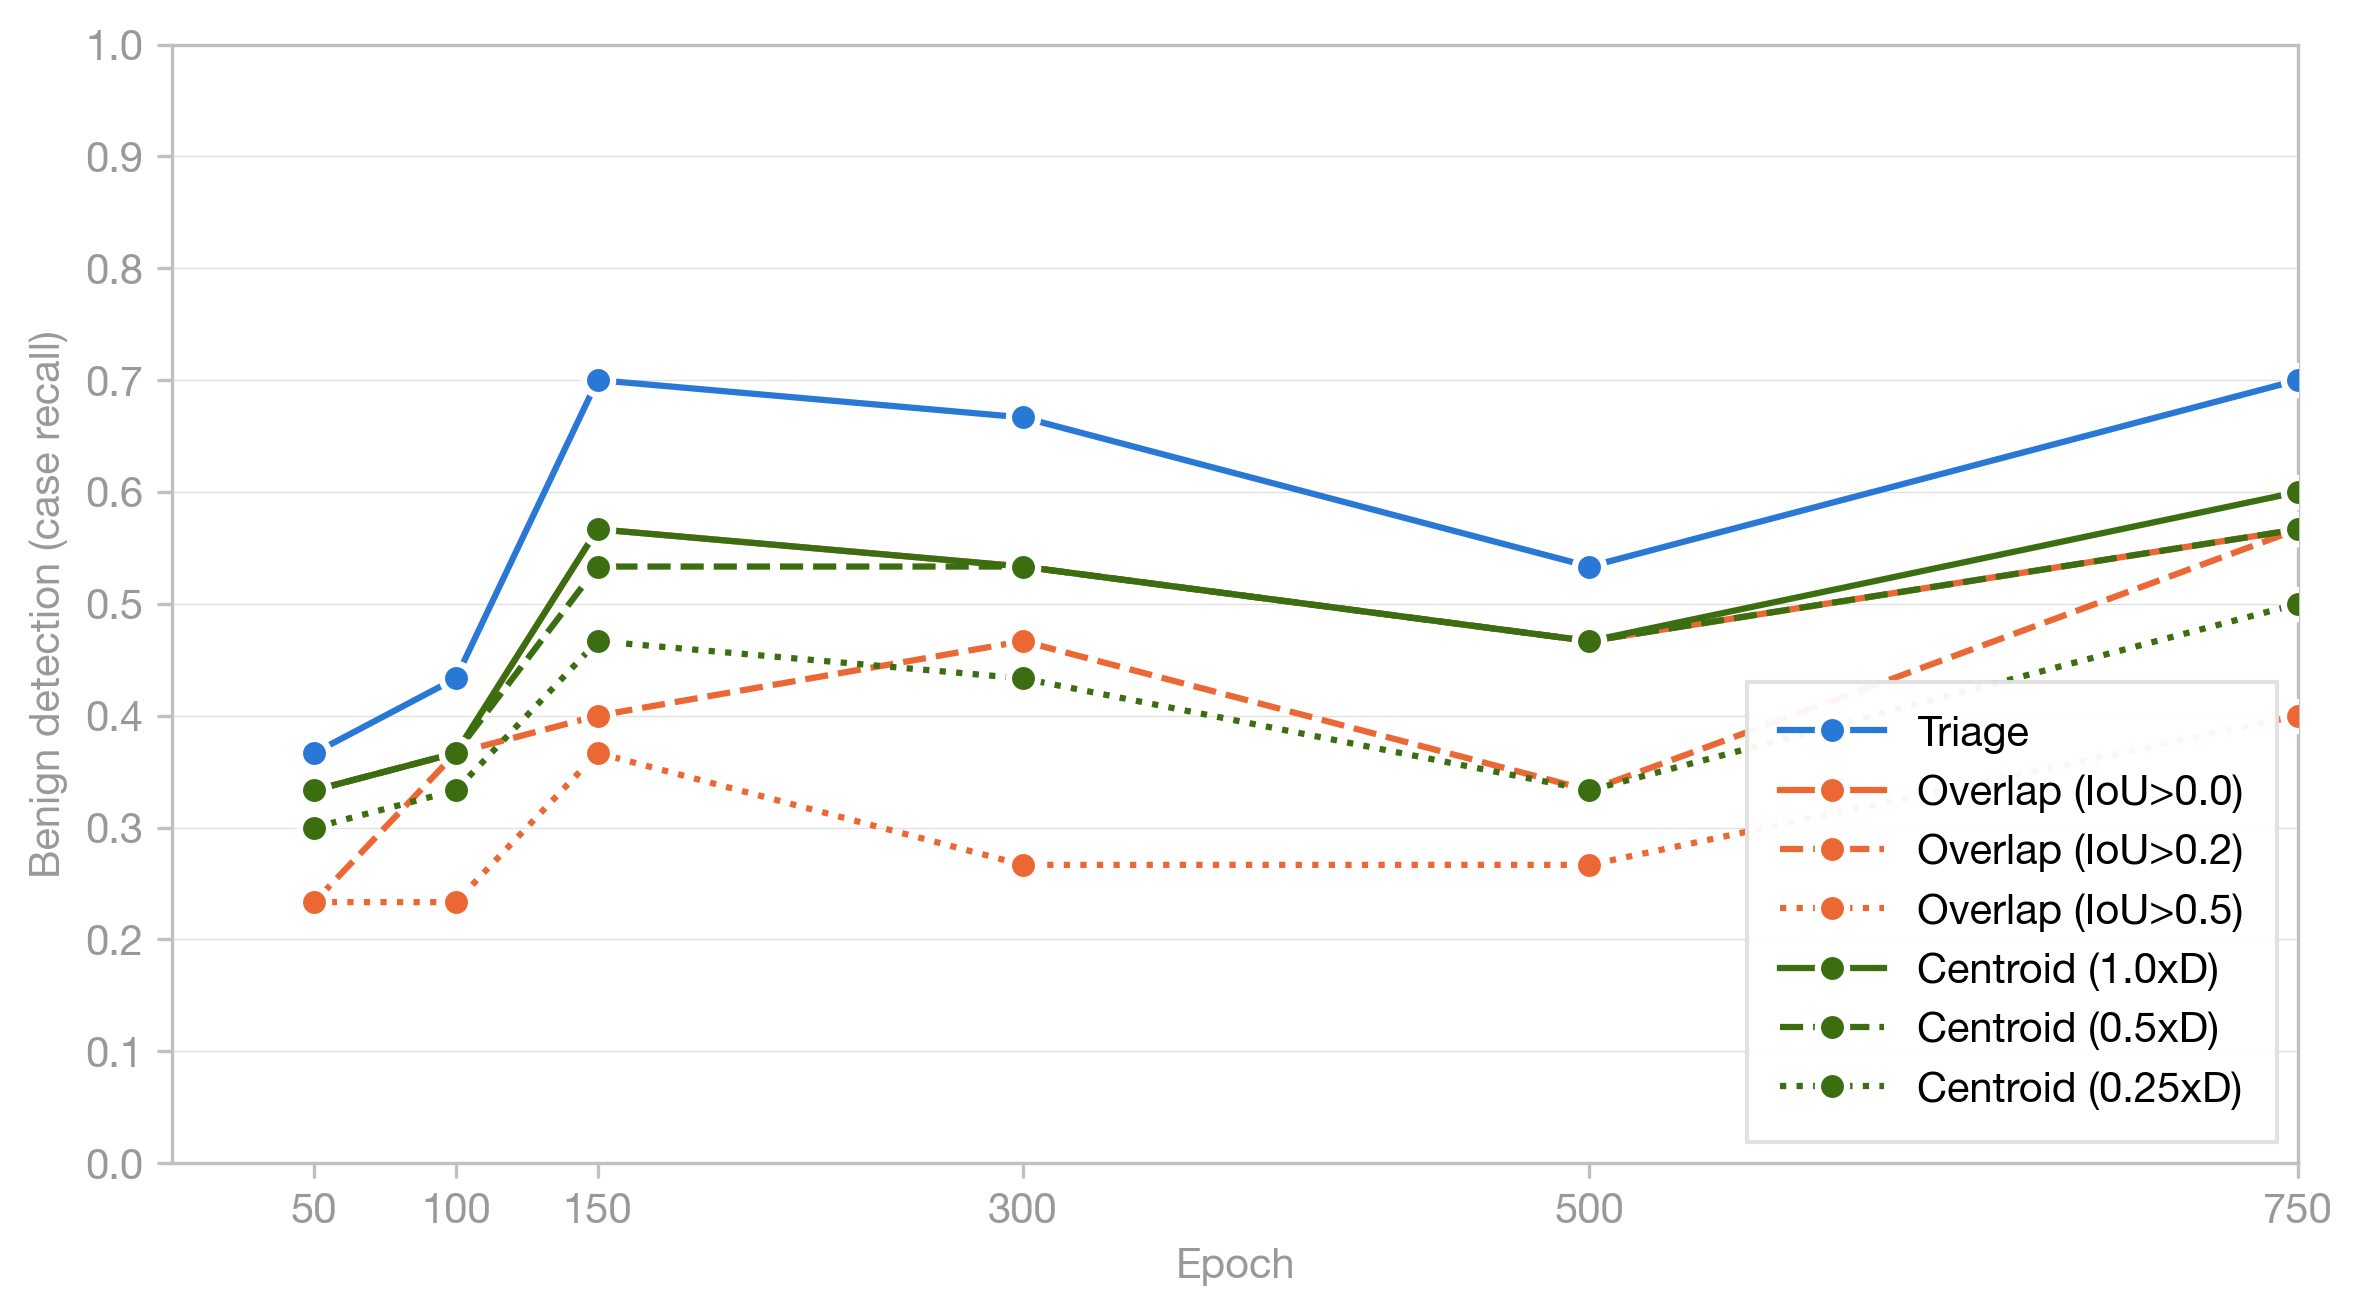

Recreate this plot in Python.
"""Benign-mass detection vs. epoch, seven criteria on one chart.

Plots benign case-level recall across two detection families plus triage,
so the permissiveness ladder can be read off against epoch in one view:

  - triage:          any retained predicted mass anywhere (no overlap required)
  - overlap (IoU):   IoU > 0, IoU > 0.2, IoU > 0.5 (per-component)
  - centroid (deq):  1.0x, 0.5x, 0.25x the GT equivalent diameter

The values are read from the per-criterion JSON artifacts already produced by
the individual analysis scripts (recomputation would duplicate their logic).
Benign detection is the case-level recall (fraction of benign cases detected).

Single-seed run (seed 42, 625 images, joint-selected checkpoints); no error bars.

Run from project root:
    python analysis/reports/detection_by_epoch/benign_detection_by_epoch.py
"""

import json
import os

import numpy as np
import matplotlib
matplotlib.use('Agg')
import matplotlib.pyplot as plt
import matplotlib.ticker as ticker
from pathlib import Path

SCRIPT_DIR = Path(__file__).resolve().parent
PROJECT_ROOT = SCRIPT_DIR.parent.parent.parent
OUT_DIR = SCRIPT_DIR

# Root holding the individual per-criterion analysis outputs.
ANALYSIS_ROOT = PROJECT_ROOT / "analysis/epoch_convergence"

# Criterion -> (source JSON path, legend label, color, line style). Ordered
# triage first, then the IoU family (lenient -> strict) and the centroid family
# (lenient -> strict). Each family shares one color, varying only the line style.
CRITERIA = [
    ("triage",   "epoch_convergence_by_triage_detection/epoch_convergence_by_triage_detection.json",
     "Triage",                "#2a78d6", "-"),
    ("iou_0",    "epoch_convergence_by_overlap_detection/epoch_convergence_by_overlap_detection_iou_00.json",
     "Overlap (IoU>0.0)",     "#eb6834", "-"),
    ("iou_02",   "epoch_convergence_by_overlap_detection/epoch_convergence_by_overlap_detection_iou_02.json",
     "Overlap (IoU>0.2)",     "#eb6834", "--"),
    ("iou_05",   "epoch_convergence_by_overlap_detection/epoch_convergence_by_overlap_detection_iou_05.json",
     "Overlap (IoU>0.5)",     "#eb6834", ":"),
    ("deq_100",  "epoch_convergence_by_centroid_detection/epoch_convergence_by_centroid_detection_deq_100.json",
     "Centroid (1.0xD)",      "#3b6d11", "-"),
    ("deq_050",  "epoch_convergence_by_centroid_detection/epoch_convergence_by_centroid_detection_deq_050.json",
     "Centroid (0.5xD)",      "#3b6d11", "--"),
    ("deq_025",  "epoch_convergence_by_centroid_detection/epoch_convergence_by_centroid_detection_deq_025.json",
     "Centroid (0.25xD)",     "#3b6d11", ":"),
]

plt.rcParams.update({
    'font.family': 'sans-serif',
    'font.sans-serif': ['Helvetica Neue', 'Helvetica', 'Arial', 'sans-serif'],
    'font.size': 10,
    'font.weight': '400',
    'axes.labelsize': 10,
    'axes.labelcolor': '#999999',
    'xtick.labelsize': 10,
    'ytick.labelsize': 10,
    'xtick.color': '#999999',
    'ytick.color': '#999999',
    'legend.fontsize': 10,
    'legend.framealpha': 0.95,
    'legend.edgecolor': '#e0e0e0',
    'grid.linewidth': 0.3,
    'grid.alpha': 0.4,
    'figure.facecolor': 'white',
    'axes.facecolor': 'white',
    'axes.spines.top': True,
    'axes.spines.right': True,
})


def load_recall(rel_path):
    """Return (epochs, benign case_recall) from a criterion JSON."""
    path = ANALYSIS_ROOT / rel_path
    with open(path) as f:
        data = json.load(f)
    return data["epochs"], data["benign"]["Detection"]


def main():
    os.makedirs(OUT_DIR, exist_ok=True)

    epochs = None
    series = []  # (label, recall_list, color, linestyle)
    for key, rel_path, label, color, linestyle in CRITERIA:
        p = ANALYSIS_ROOT / rel_path
        if not p.exists():
            print(f"WARNING: {p} not found, skipping {key}")
            continue
        ep, recall = load_recall(rel_path)
        if epochs is None:
            epochs = ep
        elif ep != epochs:
            print(f"WARNING: epoch mismatch for {key}, expected {epochs}, got {ep}")
        series.append((label, recall, color, linestyle))

    if epochs is None:
        print("No criterion JSONs found, exiting")
        return

    # --- Terminal table ---
    header = f"{'Epoch':>5} | " + " | ".join(f"{l:>18}" for l, *_ in series)
    print(header)
    print("-" * len(header))
    for i, ep in enumerate(epochs):
        print(f"{ep:>5} | " + " | ".join(f"{s[i]:>18.4f}" for _, s, *_ in series))

    # --- Markdown ---
    md_lines = [
        "# Benign detection vs. epoch",
        "",
        "Single preliminary milestones run: seed 42, 625 images, joint-selected "
        "checkpoints. No error bars (single seed).",
        "",
        "Values are benign case-level recall (fraction of benign cases "
        "detected) under seven criteria: triage, three overlap IoU tiers, and "
        "three centroid tolerance tiers.",
        "",
        "| Epoch |" + "".join(f" {l} |" for l, *_ in series),
    ]
    md_lines.append("|------:|" + "".join("--------------:|" for _ in series))
    for i, ep in enumerate(epochs):
        md_lines.append(f"| {ep} |" +
                        "".join(f" {s[i]:.4f} |" for _, s, *_ in series))
    md_lines.append("")
    md_path = OUT_DIR / "benign_detection_by_epoch.md"
    with open(md_path, "w") as f:
        f.write("\n".join(md_lines))
    print(f"Wrote {md_path}")

    # --- Plot ---
    fig, ax = plt.subplots(figsize=(8, 4.5))
    for label, recall, color, linestyle in series:
        ax.plot(epochs, recall, linestyle, color=color, label=label,
                marker='o', markersize=7, linewidth=1.5, markeredgecolor='white',
                markeredgewidth=1.5, zorder=3)

    ax.set_xlabel('Epoch')
    ax.set_ylabel('Benign detection (case recall)')
    ax.set_xlim(left=0, right=epochs[-1])
    ax.set_xticks(epochs)
    ax.set_ylim(0, 1.0)
    ax.set_yticks(np.arange(0, 1.1, 0.1))
    ax.yaxis.set_major_formatter(ticker.FormatStrFormatter('%.1f'))
    ax.grid(True, axis='y', linewidth=0.3, alpha=0.4)
    ax.grid(False, axis='x')

    for sp in ax.spines.values():
        sp.set_color('#c0c0c0')
    ax.tick_params(axis='both', which='both', color='#c0c0c0',
                   labelcolor='#999999')

    ax.legend(loc='lower right', frameon=True, fancybox=False, borderpad=0.8,
              handlelength=2.5)

    plt.tight_layout(pad=1.2)

    for ext in ('pdf', 'png'):
        out = OUT_DIR / f'benign_detection_by_epoch.{ext}'
        fig.savefig(out, dpi=300, bbox_inches='tight',
                    metadata={'CreationDate': None})
        print(f'Wrote {out}')
    plt.close(fig)


if __name__ == "__main__":
    main()
